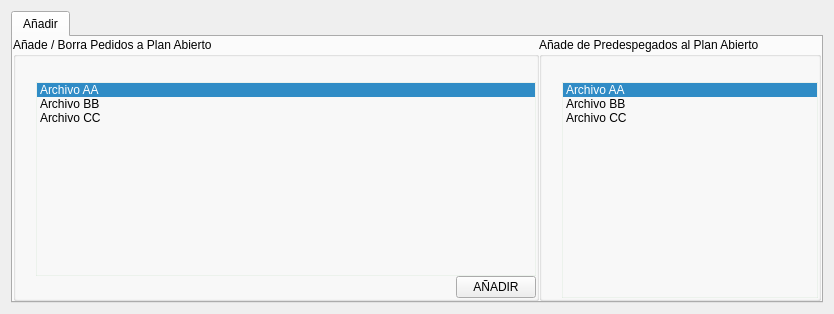
      <widget class="QWidget" name="tab1Planear">
       <property name="sizePolicy">
        <sizepolicy hsizetype="Expanding" vsizetype="Expanding">
         <horstretch>0</horstretch>
         <verstretch>0</verstretch>
        </sizepolicy>
       </property>
       <property name="maximumSize">
        <size>
         <width>12345</width>
         <height>12345</height>
        </size>
       </property>
       <attribute name="title">
        <string>Planear</string>
       </attribute>
       <layout class="QGridLayout" name="gridLayout_29">
        <item row="0" column="0">
         <widget class="QTabWidget" name="tab2Planear">
          <property name="sizePolicy">
           <sizepolicy hsizetype="Expanding" vsizetype="Expanding">
            <horstretch>0</horstretch>
            <verstretch>0</verstretch>
           </sizepolicy>
          </property>
          <property name="tabPosition">
           <enum>QTabWidget::North</enum>
          </property>
          <property name="currentIndex">
           <number>0</number>
          </property>
          <property name="iconSize">
           <size>
            <width>22</width>
            <height>22</height>
           </size>
          </property>
          <widget class="QWidget" name="tab2PlanearAnadir">
           <property name="sizePolicy">
            <sizepolicy hsizetype="Expanding" vsizetype="Expanding">
             <horstretch>0</horstretch>
             <verstretch>0</verstretch>
            </sizepolicy>
           </property>
           <attribute name="title">
            <string>Añadir</string>
           </attribute>
           <layout class="QGridLayout" name="gridLayout_52">
            <property name="leftMargin">
             <number>0</number>
            </property>
            <property name="topMargin">
             <number>0</number>
            </property>
            <property name="rightMargin">
             <number>0</number>
            </property>
            <property name="bottomMargin">
             <number>0</number>
            </property>
            <property name="spacing">
             <number>0</number>
            </property>
            <item row="0" column="0">
             <widget class="QGroupBox" name="groupBox_20">
              <property name="sizePolicy">
               <sizepolicy hsizetype="Expanding" vsizetype="Expanding">
                <horstretch>0</horstretch>
                <verstretch>0</verstretch>
               </sizepolicy>
              </property>
              <property name="minimumSize">
               <size>
                <width>0</width>
                <height>0</height>
               </size>
              </property>
              <property name="maximumSize">
               <size>
                <width>12345</width>
                <height>12345</height>
               </size>
              </property>
              <property name="title">
               <string>Añade / Borra Pedidos a Plan Abierto</string>
              </property>
              <layout class="QGridLayout" name="gridLayout_20">
               <property name="leftMargin">
                <number>20</number>
               </property>
               <property name="topMargin">
                <number>25</number>
               </property>
               <property name="rightMargin">
                <number>0</number>
               </property>
               <property name="bottomMargin">
                <number>0</number>
               </property>
               <property name="spacing">
                <number>0</number>
               </property>
               <item row="1" column="1">
                <widget class="QPushButton" name="btnAnadirPedidos">
                 <property name="sizePolicy">
                  <sizepolicy hsizetype="Maximum" vsizetype="Maximum">
                   <horstretch>0</horstretch>
                   <verstretch>0</verstretch>
                  </sizepolicy>
                 </property>
                 <property name="maximumSize">
                  <size>
                   <width>12345</width>
                   <height>40</height>
                  </size>
                 </property>
                 <property name="text">
                  <string>AÑADIR</string>
                 </property>
                </widget>
               </item>
               <item row="1" column="0">
                <spacer name="horizontalSpacer_8">
                 <property name="sizePolicy">
                  <sizepolicy hsizetype="Expanding" vsizetype="Minimum">
                   <horstretch>0</horstretch>
                   <verstretch>0</verstretch>
                  </sizepolicy>
                 </property>
                 <property name="orientation">
                  <enum>Qt::Horizontal</enum>
                 </property>
                 <property name="sizeType">
                  <enum>QSizePolicy::Expanding</enum>
                 </property>
                 <property name="sizeHint" stdset="0">
                  <size>
                   <width>40</width>
                   <height>20</height>
                  </size>
                 </property>
                </spacer>
               </item>
               <item row="0" column="0" colspan="3">
                <widget class="QListWidget" name="listAnadirPedidos">
                 <property name="sizePolicy">
                  <sizepolicy hsizetype="Expanding" vsizetype="Expanding">
                   <horstretch>0</horstretch>
                   <verstretch>0</verstretch>
                  </sizepolicy>
                 </property>
                 <property name="minimumSize">
                  <size>
                   <width>500</width>
                   <height>0</height>
                  </size>
                 </property>
                 <property name="styleSheet">
                  <string notr="true">background:transparent;
border: 1px  solid rgba(190, 219, 189, 55);
</string>
                 </property>
                 <property name="verticalScrollBarPolicy">
                  <enum>Qt::ScrollBarAlwaysOff</enum>
                 </property>
                 <property name="horizontalScrollBarPolicy">
                  <enum>Qt::ScrollBarAlwaysOff</enum>
                 </property>
                 <property name="currentRow">
                  <number>0</number>
                 </property>
                 <item>
                  <property name="text">
                   <string>Archivo AA</string>
                  </property>
                 </item>
                 <item>
                  <property name="text">
                   <string>Archivo BB</string>
                  </property>
                 </item>
                 <item>
                  <property name="text">
                   <string>Archivo CC</string>
                  </property>
                 </item>
                </widget>
               </item>
              </layout>
             </widget>
            </item>
            <item row="0" column="1">
             <widget class="QGroupBox" name="groupBox_21">
              <property name="sizePolicy">
               <sizepolicy hsizetype="Expanding" vsizetype="Expanding">
                <horstretch>0</horstretch>
                <verstretch>0</verstretch>
               </sizepolicy>
              </property>
              <property name="minimumSize">
               <size>
                <width>0</width>
                <height>0</height>
               </size>
              </property>
              <property name="maximumSize">
               <size>
                <width>12345</width>
                <height>16777215</height>
               </size>
              </property>
              <property name="title">
               <string>Añade de Predespegados al Plan Abierto</string>
              </property>
              <layout class="QGridLayout" name="gridLayout_22">
               <property name="leftMargin">
                <number>20</number>
               </property>
               <property name="topMargin">
                <number>25</number>
               </property>
               <property name="rightMargin">
                <number>0</number>
               </property>
               <property name="bottomMargin">
                <number>0</number>
               </property>
               <property name="spacing">
                <number>0</number>
               </property>
               <item row="0" column="0" colspan="2">
                <widget class="QListWidget" name="listAnadirPredespegados">
                 <property name="sizePolicy">
                  <sizepolicy hsizetype="Expanding" vsizetype="Expanding">
                   <horstretch>0</horstretch>
                   <verstretch>0</verstretch>
                  </sizepolicy>
                 </property>
                 <property name="styleSheet">
                  <string notr="true">background:transparent;
border: 1px  solid rgba(190, 219, 189, 55);
</string>
                 </property>
                 <property name="verticalScrollBarPolicy">
                  <enum>Qt::ScrollBarAlwaysOff</enum>
                 </property>
                 <property name="horizontalScrollBarPolicy">
                  <enum>Qt::ScrollBarAlwaysOff</enum>
                 </property>
                 <property name="currentRow">
                  <number>0</number>
                 </property>
                 <item>
                  <property name="text">
                   <string>Archivo AA</string>
                  </property>
                 </item>
                 <item>
                  <property name="text">
                   <string>Archivo BB</string>
                  </property>
                 </item>
                 <item>
                  <property name="text">
                   <string>Archivo CC</string>
                  </property>
                 </item>
                </widget>
               </item>
              </layout>
             </widget>
            </item>
           </layout>
          </widget>
         </widget>
        </item>
       </layout>
      </widget>
